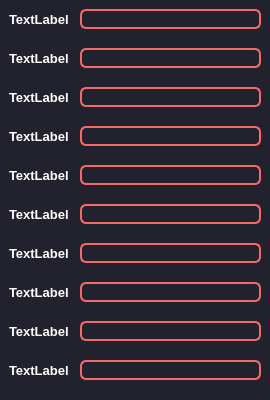
<?xml version="1.0" encoding="UTF-8"?>
<ui version="4.0">
 <class>SettingsUrls</class>
 <widget class="QMainWindow" name="SettingsUrls">
  <property name="geometry">
   <rect>
    <x>0</x>
    <y>0</y>
    <width>270</width>
    <height>400</height>
   </rect>
  </property>
  <property name="minimumSize">
   <size>
    <width>270</width>
    <height>400</height>
   </size>
  </property>
  <property name="maximumSize">
   <size>
    <width>270</width>
    <height>400</height>
   </size>
  </property>
  <property name="windowTitle">
   <string>Настройка ссылок конференций</string>
  </property>
  <property name="windowIcon">
   <iconset resource="files.qrc">
    <normaloff>:/icons/icons/favicon.ico</normaloff>:/icons/icons/favicon.ico</iconset>
  </property>
  <property name="styleSheet">
   <string notr="true">QMainWindow {
	background-color: #22222e;
	font-family: 'Rubik', sans-serif;
	color: white;
	font-size: 8pt;
	font-weight: 600;
}

QLabel {
	font-family: 'Rubik', sans-serif;
	color: white;
	font-size: 10pt;
	font-weight: 600;
}

QLineEdit {
	font-family: 'Rubik', sans-serif;
	background-color: #22222e;
	border: 2px solid #f66867;
	font-size: 10pt;
	border-radius: 6px;
	color: white;
	font-size: 8pt;
	font-weight: 600;
}</string>
  </property>
  <widget class="QWidget" name="centralwidget">
   <layout class="QVBoxLayout" name="verticalLayout">
    <item>
     <layout class="QFormLayout" name="formLayout">
      <property name="horizontalSpacing">
       <number>11</number>
      </property>
      <property name="verticalSpacing">
       <number>19</number>
      </property>
      <item row="0" column="0">
       <widget class="QLabel" name="lbl_0">
        <property name="text">
         <string>TextLabel</string>
        </property>
       </widget>
      </item>
      <item row="0" column="1">
       <widget class="QLineEdit" name="le_0">
        <property name="alignment">
         <set>Qt::AlignRight|Qt::AlignTrailing|Qt::AlignVCenter</set>
        </property>
       </widget>
      </item>
      <item row="1" column="0">
       <widget class="QLabel" name="lbl_1">
        <property name="text">
         <string>TextLabel</string>
        </property>
       </widget>
      </item>
      <item row="1" column="1">
       <widget class="QLineEdit" name="le_1">
        <property name="alignment">
         <set>Qt::AlignRight|Qt::AlignTrailing|Qt::AlignVCenter</set>
        </property>
       </widget>
      </item>
      <item row="2" column="0">
       <widget class="QLabel" name="lbl_2">
        <property name="text">
         <string>TextLabel</string>
        </property>
       </widget>
      </item>
      <item row="2" column="1">
       <widget class="QLineEdit" name="le_2">
        <property name="alignment">
         <set>Qt::AlignRight|Qt::AlignTrailing|Qt::AlignVCenter</set>
        </property>
       </widget>
      </item>
      <item row="3" column="0">
       <widget class="QLabel" name="lbl_3">
        <property name="text">
         <string>TextLabel</string>
        </property>
       </widget>
      </item>
      <item row="3" column="1">
       <widget class="QLineEdit" name="le_3">
        <property name="alignment">
         <set>Qt::AlignRight|Qt::AlignTrailing|Qt::AlignVCenter</set>
        </property>
       </widget>
      </item>
      <item row="4" column="0">
       <widget class="QLabel" name="lbl_4">
        <property name="text">
         <string>TextLabel</string>
        </property>
       </widget>
      </item>
      <item row="4" column="1">
       <widget class="QLineEdit" name="le_4">
        <property name="alignment">
         <set>Qt::AlignRight|Qt::AlignTrailing|Qt::AlignVCenter</set>
        </property>
       </widget>
      </item>
      <item row="5" column="0">
       <widget class="QLabel" name="lbl_5">
        <property name="text">
         <string>TextLabel</string>
        </property>
       </widget>
      </item>
      <item row="5" column="1">
       <widget class="QLineEdit" name="le_5">
        <property name="alignment">
         <set>Qt::AlignRight|Qt::AlignTrailing|Qt::AlignVCenter</set>
        </property>
       </widget>
      </item>
      <item row="6" column="0">
       <widget class="QLabel" name="lbl_6">
        <property name="text">
         <string>TextLabel</string>
        </property>
       </widget>
      </item>
      <item row="6" column="1">
       <widget class="QLineEdit" name="le_6">
        <property name="alignment">
         <set>Qt::AlignRight|Qt::AlignTrailing|Qt::AlignVCenter</set>
        </property>
       </widget>
      </item>
      <item row="7" column="0">
       <widget class="QLabel" name="lbl_7">
        <property name="text">
         <string>TextLabel</string>
        </property>
       </widget>
      </item>
      <item row="7" column="1">
       <widget class="QLineEdit" name="le_7">
        <property name="alignment">
         <set>Qt::AlignRight|Qt::AlignTrailing|Qt::AlignVCenter</set>
        </property>
       </widget>
      </item>
      <item row="8" column="0">
       <widget class="QLabel" name="lbl_8">
        <property name="text">
         <string>TextLabel</string>
        </property>
       </widget>
      </item>
      <item row="8" column="1">
       <widget class="QLineEdit" name="le_8">
        <property name="alignment">
         <set>Qt::AlignRight|Qt::AlignTrailing|Qt::AlignVCenter</set>
        </property>
       </widget>
      </item>
      <item row="9" column="0">
       <widget class="QLabel" name="lbl_9">
        <property name="text">
         <string>TextLabel</string>
        </property>
       </widget>
      </item>
      <item row="9" column="1">
       <widget class="QLineEdit" name="le_9">
        <property name="alignment">
         <set>Qt::AlignRight|Qt::AlignTrailing|Qt::AlignVCenter</set>
        </property>
       </widget>
      </item>
     </layout>
    </item>
   </layout>
  </widget>
 </widget>
 <resources>
  <include location="files.qrc"/>
 </resources>
 <connections/>
</ui>
